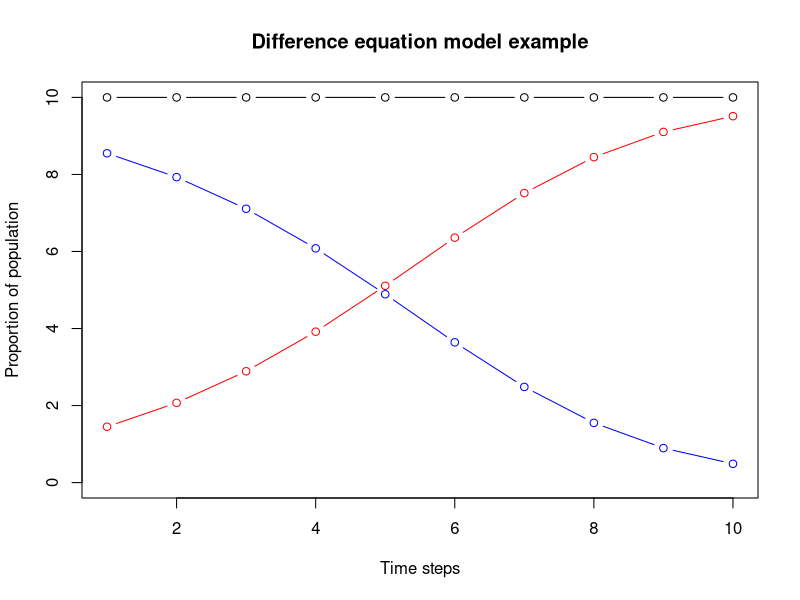

Generate this figure with R: (Note: this script raises an error after producing the figure.)


# Code for showing simple examples of the different types of models created in R.


#### Difference equation model example ####

beta <- 0.5 # transmission rate
timesteps <- 1:10 # Time steps
S <- 9
I <- 1
N <- S + I
n.inf <- numeric()
n.sus <- numeric()
n.pop <- numeric()

for (i in timesteps) 
{
  dI <- beta * S * I / N
  I <- I + dI
  S <- S - dI
  N <- S + I
  n.inf[i] <- I
  n.sus[i] <- S
  n.pop[i] <- I + S
}

plot(timesteps, n.pop, type="b", ylab="Proportion of population", xlab="Time steps", main="Difference equation model example", ylim=c(0,10))
points(n.inf, col="red", type="b")
points(n.sus, col="blue", type="b")
legend("right", bty="n", lty=b, legend=c("Total population", "No. infected", "No. susceptible"), 
       text.col = c("black", "red", "blue"), col = c("black", "red", "blue"))

#### Differential equation model example ####


## Load deSolve package
library(deSolve)

## Create an SIR function
SI <- function(time, state, parameters) {
  
  with(as.list(c(state, parameters)), {
    
    dS <- -beta * S * I 
    dI <-  beta * S * I
    
    return(list(c(dS, dI)))
  })
}

### Set parameters
# Proportion infected at start:
inf.start <- 0.1
## Proportion in each compartment: 10% infected and 90% susceptible
init       <- c(S = 1-inf.start, I = inf.start)
## beta: infection parameter; gamma: recovery parameter
parameters <- c(beta = 0.5)
## Time frame
timesteps <- c(1:10)

## Solve using ode (General Solver for Ordinary Differential Equations)
out <- ode(y = init, times = timesteps, func = SI, parms = parameters)
## change to data frame
out <- as.data.frame(out)
out$N <- out$S + out$I

plot(timesteps, out$N, type="b", xlab="Time steps", 
     main="Differential equation model example", ylim=c(0,1), 
     ylab="Proportion of population")
points(out$I, col="red", type="b")
points(out$S, col="blue", type="b")
legend("right", bty="n", lty=b, legend=c("Total population", "No. infected", "No. susceptible"), 
       text.col = c("black", "red", "blue"), col = c("black", "red", "blue"))


#### Stochastic population-based mechanistic model example ####

beta <- 0.5 # transmission rate
timesteps <- 1:10 # Time steps
S <- 9
I <- 1
N <- S + I
n.inf <- numeric()
n.sus <- numeric()
n.pop <- numeric()

for(i in timesteps)
{
  PI <- 1 - exp( - beta * I / N)
  dI <- sum( rbinom(S , 1 , prob=PI) )
  I <- I + dI
  S <- S - dI
  N <- S + I
  n.inf[i] <- I
  n.sus[i] <- S
  n.pop[i] <- I + S
}

plot(timesteps, n.pop, type="b", ylab="Proportion of population", xlab="Time steps", 
     main="Stochastic population-based mechanistic model example", ylim=c(0,10))
points(n.inf, col="red", type="b")
points(n.sus, col="blue", type="b")
legend("right", bty="n", lty=b, legend=c("Total population", "No. infected", "No. susceptible"), 
       text.col = c("black", "red", "blue"), col = c("black", "red", "blue"))


#### Stochastic individual-based mechanistic model example ####

beta <- 0.5 # transmission rate
timesteps <- 1:10 # Time steps
pop <- data.frame(ID = c(1:10), inf.status = c(1 , rep(0, 9)) )
n.inf <- numeric()
n.sus <- numeric()
n.pop <- numeric()

for(i in timesteps)
{
  I <- length(pop$inf.status[pop$inf.status == 1])
  S <- length(pop$inf.status[pop$inf.status == 0])
  N <- length(pop$inf.status)
  PI <- 1 - exp( - beta * I / N)
  new.inf <- rbinom(S , 1 , prob=PI) 
  pop$inf.status[pop$inf.status == 0] <- new.inf
  n.inf[i] <- I
  n.sus[i] <- S
  n.pop[i] <- I + S
}

plot(timesteps, n.pop, type="b", ylab="Proportion of population", xlab="Time steps", 
     main="Stochastic individual-based mechanistic model example", ylim=c(0,10))
points(n.inf, col="red", type="b")
points(n.sus, col="blue", type="b")
legend("left", bty="n", lty=b, legend=c("Total population", "No. infected", "No. susceptible"), 
       text.col = c("black", "red", "blue"), col = c("black", "red", "blue"))


#### Stochastic individual-based mechanistic simulation model with multiple iterations example ####

MaxIterations <- 10
Output <- matrix(numeric(0),ncol=3)
timesteps <- 1:10 # Time steps

for(j in 1:MaxIterations)
{
  beta <- runif(1,0.4,0.6) # transmission rate
  pop <- data.frame(ID = c(1:10), inf.status = c(1 , rep(0, 9)) )
  n.inf <- numeric()
  n.sus <- numeric()
  n.pop <- numeric()
  
  for(i in timesteps)
  {
    I <- length(pop$inf.status[pop$inf.status == 1])
    S <- length(pop$inf.status[pop$inf.status == 0])
    N <- length(pop$inf.status)
    PI <- 1 - exp( - beta * I / N)
    new.inf <- rbinom(S , 1 , prob=PI) 
    pop$inf.status[pop$inf.status == 0] <- new.inf
    n.inf[i] <- I
    n.sus[i] <- S
    n.pop[i] <- I + S
    
    Output <- rbind(Output,c(i,sum(pop$inf.status==0),sum(pop$inf.status==1)))
  }
}

## If you run the model for a single iteration, you can observe the progress of the infection for that iteration using this code
plot(timesteps, n.pop, type="b", ylab="Y", xlab="Time steps", 
     main="Stochastic individual-based mechanistic model example", ylim=c(0,10))
points(n.inf, col="red", type="b")
points(n.sus, col="blue", type="b")
legend("left", bty="n", lty=b, legend=c("Total population", "No. infected", "No. susceptible"), 
       text.col = c("black", "red", "blue"), col = c("black", "red", "blue"))

## If you run the model for > 1 iteration, then you can observe the effect of randomness on infection using the following code
plot(Output[,1],Output[,2],xlab="Time steps", ylab="Number of animals", ylim=c(0,10), typ="l", col="blue")
lines(Output[,1],Output[,3],col="red")
legend("left", bty="n", lty=b, legend=c("No. infected", "No. susceptible"), 
       text.col = c("red", "blue"), col = c("red", "blue"))

## To observe the progress of infection based on all iterations, the median number can be ploted over time as follows
Sus    <- sapply(unique(Output[,1]),function(x) median(Output[Output[,1]==x,2]))
Infect <- sapply(unique(Output[,1]),function(x) median(Output[Output[,1]==x,3]))
plot(unique(Output[,1]),Sus,xlab="Time steps", ylab="Number of animals",ylim=c(0,10),typ="l", col="blue")
lines(unique(Output[,1]),Infect,col="red")
legend("left", bty="n", lty=b, legend=c("No. infected", "No. susceptible"), 
       text.col = c("red", "blue"), col = c("red", "blue"))


#### Sensitivity analysis example ####

# Make the model (except the beta definition) as a function of beta:
# Here we use the individual-based mechanistic model, but it could be any of those described above.
model <- function(beta)
{
  pop <- data.frame(ID = c(1:10), inf.status = c(1 , rep(0, 9)) )
  n.inf <- numeric()
  n.sus <- numeric()
  n.pop <- numeric()
  
  for(i in timesteps)
  {
    I <- length(pop$inf.status[pop$inf.status == 1])
    S <- length(pop$inf.status[pop$inf.status == 0])
    N <- length(pop$inf.status)
    PI <- 1 - exp( - beta * I / N)
    new.inf <- rbinom(S , 1 , prob=PI) 
    pop$inf.status[pop$inf.status == 0] <- new.inf
    n.inf[i] <- I
    n.sus[i] <- S
    n.pop[i] <- I + S
  }
  
  return(data.frame(n.pop=n.pop, n.inf=n.inf, n.sus=n.sus))  
}

beta <- 0.5 # transmission rate
timesteps <- 1:10 # Time steps

tmp <- model(beta)

plot(timesteps, tmp$n.pop, type="b", ylab="Number of animals", xlab="Time steps", 
     main="Stochastic individual-based mechanistic model example", ylim=c(0,10))
points(tmp$n.inf, col="red", type="b")
points(tmp$n.sus, col="blue", type="b")
legend("left", bty="n", lty=b, legend=c("Total population", "No. infected", "No. susceptible"), 
       text.col = c("black", "red", "blue"), col = c("black", "red", "blue"))

# Now the model can be run several times with a new result because it is stochastic.
# We can then use the model to find the distribution of the number of infected individuals:

# We loop over a number of iterations:
iterations <- 1:1000
infected.end <- numeric()
for(j in iterations)
{
  tmp <- model(beta)
  infected.end[j] <- tmp$n.inf[10]
}
hist(infected.end, xlab="Number of infected individuals at the end of the simulation", main=" ")

# In this case, most of the population is most frequently infected.
table(infected.end)
# We can then decrease the beta and look again:

beta <- 0.35 # transmission rate
# We loop over a number of iterations:
iterations <- 1:1000
infected.end <- numeric()
for(j in iterations)
{
  tmp <- model(beta)
  infected.end[j] <- tmp$n.inf[10]
}
hist(infected.end, main=" ", xlab="Number of infected individuals at the end of the simulation")

# Now the most frequent number of infected animals are around 6. Notice that there
# are a large proportion of iterations where the only infected individual is the 
# one that was infected from the beginning: the epidemic never took off.
# We can see this clearly in the table:
table(infected.end)

#### Convergence ####


beta <- 0.5 # transmission rate
timesteps <- 1:10 # Time steps

# We use the model defined above, in the loop.
iterations <- 1:1000
infected.end <- numeric()
for(j in iterations)
{
  tmp <- model(beta)
  infected.end[j] <- tmp$n.inf[10]
}

# Now find the variance for 1 to 1000 iterations:
conv <- numeric()
for(u in 2:length(iterations))
{
  conv[u] <- var(infected.end[1:u])
}

plot(conv, xlab="Number of iterations", ylab="Variance", type="l")

# Generally, it looks like 400 iterations are sufficient for convergence with the default values used here




# Copyright (c) Carsten Kirkeby 2019
